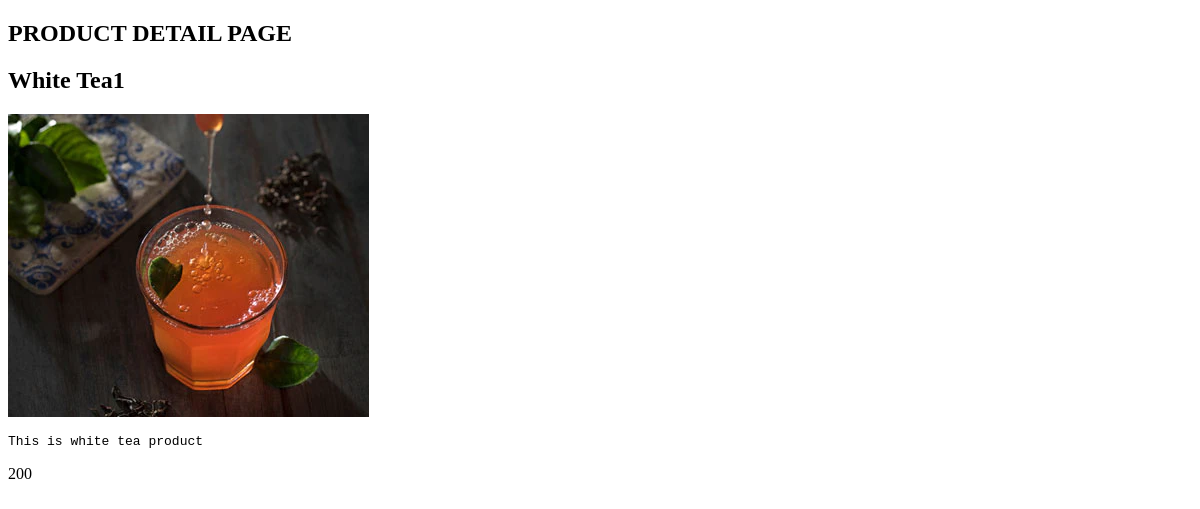
Page /shop/White Tea1/silver-needle/ on the earlier database version.
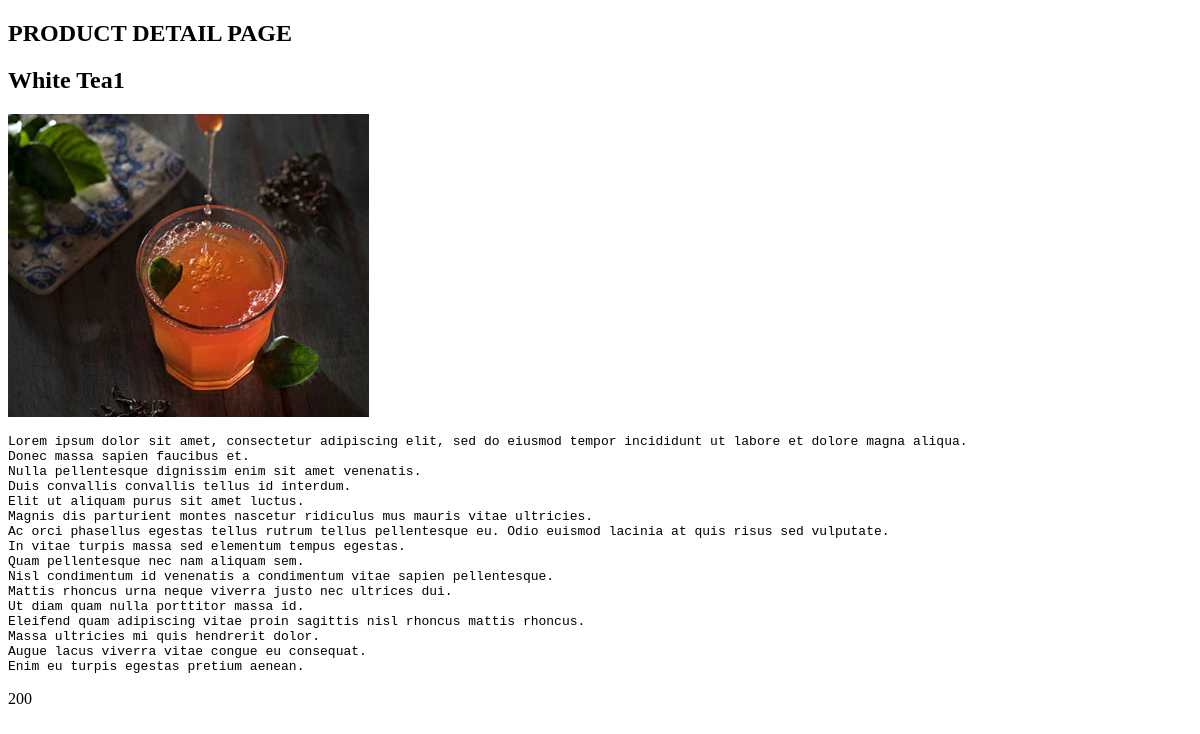
Same page on the later database version.
### shop/models.py (models this page shows, shortened)
class Products(models.Model):
    title=models.CharField(max_length=100)
    slug=models.SlugField()
    body=models.TextField()
    price=models.IntegerField()
    thumb=models.ImageField()
    category=models.ForeignKey(Categories, models.SET_NULL, blank=True, null=True, to_field='title')

### shop/views.py (the view)
# urls.py: path('<str:title>/<slug:slug>/',views.product_detail,name="product_detail")
def product_detail(request, title, slug):
    product=get_object_or_404(Products, slug=slug,
                            title=title)
    return render(request, 'shop/product_detail.html',{'product':product})

### shop/templates/shop/product_detail.html (shortened to what this page needs)
<!DOCTYPE html>
<html lang="en">
<head>
</head>
<body>
    <h2>PRODUCT DETAIL PAGE</h2>
    <div class="recipe_detail">
        <div class="recipe">
            <h2>{{product.title}}</h2>
            <img src="{{product.thumb.url}}"/>
            <pre><p>{{product.body}}</p></pre>
            <p>{{product.price}}</p>
        </div>
    </div>
</body>
</html>

Differences in the rows shown:
changed Products "White Tea1": body "This is white tea product" → "Lorem ipsum dolor sit amet, consectetur adipiscing elit, sed do eiusmod tempor incididunt ut labore et dolore magna aliqua. Donec massa sapien faucibus et. Nulla pellentesque dignissim enim sit amet venenatis. Duis convallis convallis tellus id interdum. Elit ut aliquam purus sit amet luctus. Magnis dis parturient montes nascetur ridiculus mus mauris vitae ultricies. Ac orci phasellus egestas tellus rutrum tellus pellentesque eu. Odio euismod lacinia at quis risus sed vulputate. In vitae turpis massa sed elementum tempus egestas. Quam pellentesque nec nam aliquam sem. Nisl condimentum id venenatis a condimentum vitae sapien pellentesque. Mattis rhoncus urna neque viverra justo nec ultrices…"
